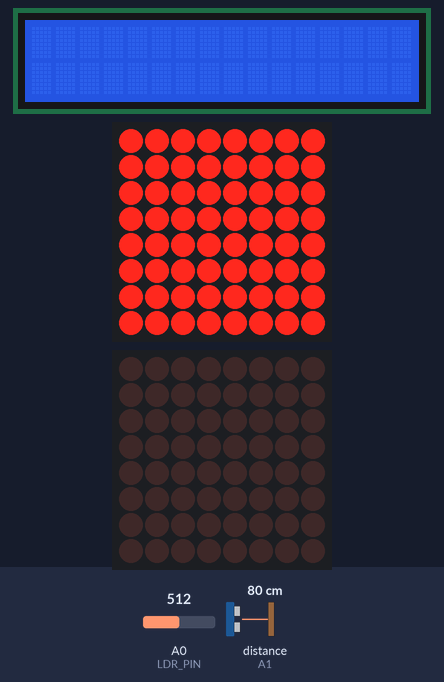
Recording of a sketch running on a simulated Arduino Uno, built with avr-gcc and run on an emulated ATmega328P. Shown: 16×2 character LCD, 2 × 8×8 LED matrix. Inputs (shaded band) come from the test bench; at power-on: distance to the obstacle (sensor on A1) 80 cm, A0 (LDR_PIN) = 512. The echo pulse lasts 58.3 µs per cm; random numbers use the default seed unless the sketch sets one; what the sketch prints to the serial monitor is not drawn.

Above: at 1.2 s.
1.3 s: distance to the obstacle (sensor on A1) set to 2 cm
At 2.2 s:
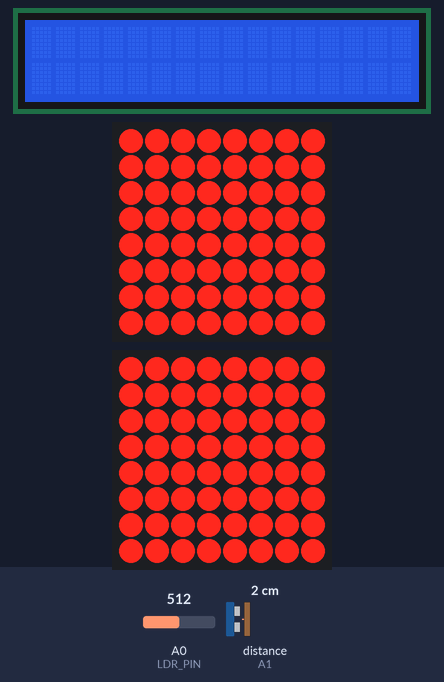
2.8 s: A0 (LDR_PIN) set to 460
At 4.0 s:
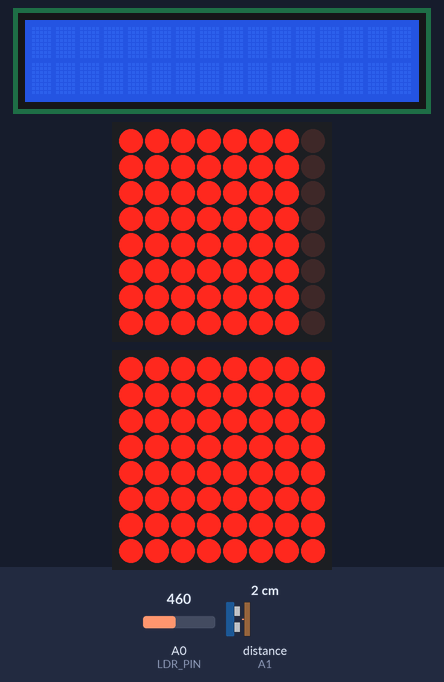
4.3 s: distance to the obstacle (sensor on A1) set to 35 cm
At 5.0 s:
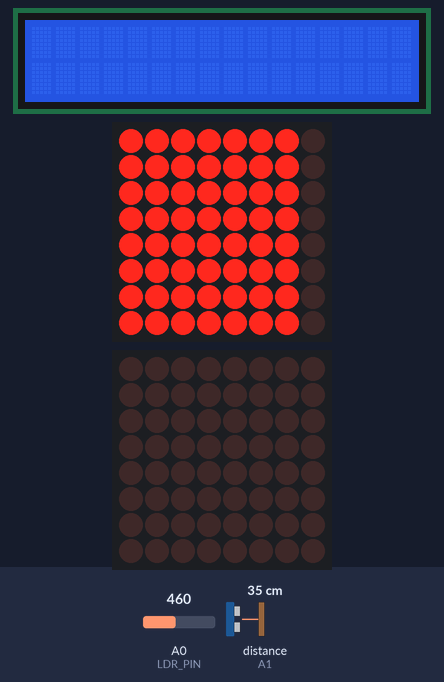
5.9 s: distance to the obstacle (sensor on A1) set to 9 cm
At 6.9 s:
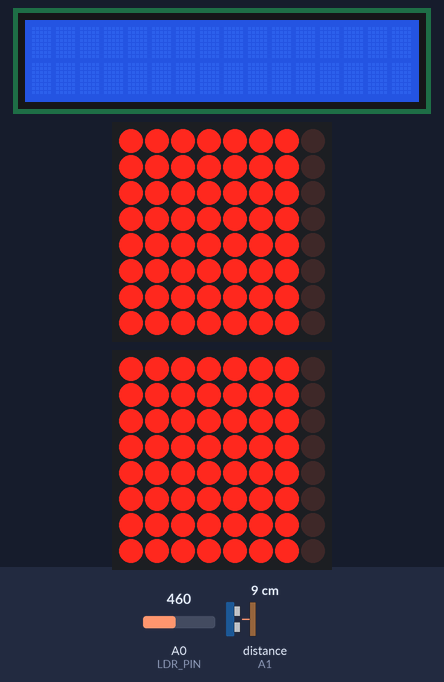
7.4 s: A0 (LDR_PIN) set to 483
At 8.6 s:
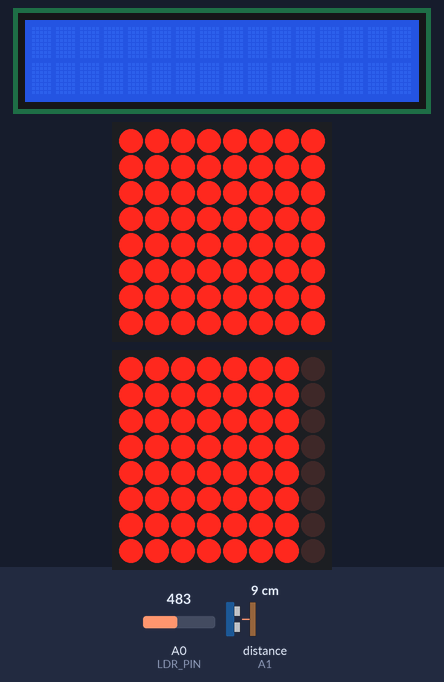
8.9 s: A0 (LDR_PIN) set to 390
At 9.8 s:
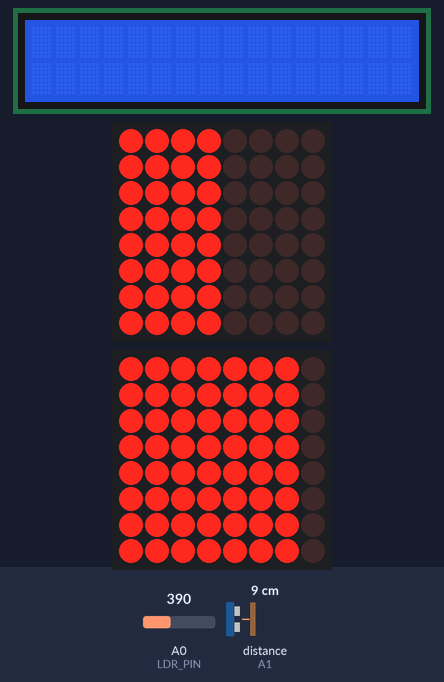
Timing chart, 0 to 11.5 s (numbered marks = the images above; inputs shaded):
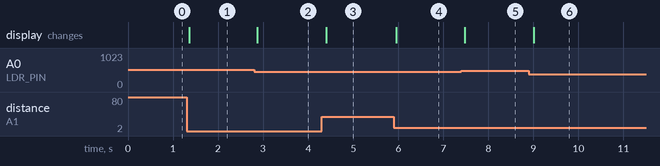

Measured:
- the behaviour switches between 469 and 470 on A0 (LDR_PIN) (found by bisection; images 4 and 5)
- after the input at 1.3 s, the display: changes after 0.06 s (image 1)
- after the input at 2.8 s, the display: changes after 0.07 s (image 2)
- after the input at 4.3 s, the display: changes after 0.10 s (image 3)
- after the input at 5.9 s, the display: changes after 0.06 s (image 4)
- after the input at 7.4 s, the display: changes after 0.08 s (image 5)
- after the input at 8.9 s, the display: changes after 0.11 s (image 6)

The sketch:

escapeRoom.ino
```cpp
#include <LedControl.h>
#include <LiquidCrystal.h>

#define TRIG_PIN 13
#define ECHO_PIN A1
#define LDR_PIN A0

// DIN=11, CLK=13, CS=10, 1 dispositivo
LedControl dis = LedControl(2, 3, 4, 1);
LedControl luz = LedControl(5, 6, 7, 1);

//RS, E, D4, D5, D6, D7
LiquidCrystal lcd(13, 12, 11, 10, 9, 8);

long		distancia;
int 		leituraLuz;
int     goalDis;
int     goalLuz;

void setup() {
  Serial.begin(9600);
  pinMode(TRIG_PIN, OUTPUT);
  pinMode(ECHO_PIN, INPUT);

  dis.shutdown(0, false);
  dis.setIntensity(0, 8);
  dis.clearDisplay(0);

  luz.shutdown(0, false);
  luz.setIntensity(0, 8);
  luz.clearDisplay(0);

  lcd.begin(16, 2);
  lcd.clear();
}

void loop() {
  sensor_presenca();
  sensor_luz();
  checker();
  delay(100);
}

//--LUZ--//
void sensor_luz() {
  leituraLuz = analogRead(LDR_PIN);  // 0 a 1023
  ledsLuz();

  Serial.print("Luminosidade: ");
  Serial.println(leituraLuz);

  if(leituraLuz >= 220 && leituraLuz < 300)
    goalLuz = 1;
  else
    goalLuz = 0;
}

//--DISTANCIA--//
void sensor_presenca() {
  long duracao;

  digitalWrite(TRIG_PIN, LOW);
  delayMicroseconds(2);
  digitalWrite(TRIG_PIN, HIGH);
  delayMicroseconds(10);
  digitalWrite(TRIG_PIN, LOW);

  duracao  = pulseIn(ECHO_PIN, HIGH);
  distancia = duracao * 0.01715;
  ledsDis();

  //Serial.print("Distância: ");
  //Serial.println(distancia);
  //Serial.println(" cm");

  if(distancia <= 18 && distancia > 15)
    goalDis = 1;
  else
    goalDis = 0;
}

//--LEDS--//
byte estadoDis[8] = {0,0,0,0,0,0,0,0};
byte estadoLuz[8] = {0,0,0,0,0,0,0,0};

void ledsDis()
{
  byte ledState[8] = {0, 0, 0, 0, 0, 0, 0, 0};

  if(distancia <= 27)
    ledState[0] = B11111111;
  if(distancia <= 24)
    ledState[1] = B11111111;
  if(distancia <= 21)
    ledState[2] = B11111111;
  if(distancia <= 18)
    ledState[3] = B11111111;
  if(distancia <= 15)
    ledState[4] = B11111111;
  if(distancia <= 12)
    ledState[5] = B11111111;
  if(distancia <= 9)
    ledState[6] = B11111111;
  if(distancia <= 5)
    ledState[7] = B11111111;

  // Atualiza só as colunas que mudaram
  for (int i = 0; i < 8; i++) {
    if (estadoDis[i] != ledState[i]) {
      dis.setColumn(0, i, ledState[i]);
      estadoDis[i] = ledState[i];  // Atualiza o estado salvo
    }
  }
}

void ledsLuz()
{
  byte ledState[8] = {0, 0, 0, 0, 0, 0, 0, 0};

  if(leituraLuz >= 470)
    ledState[7] = B11111111;
  if(leituraLuz >= 460)
    ledState[6] = B11111111;
  if(leituraLuz >= 430)
    ledState[5] = B11111111;
  if(leituraLuz >= 400)
    ledState[4] = B11111111;
  if(leituraLuz >= 350)
    ledState[3] = B11111111;
  if(leituraLuz >= 300)
    ledState[2] = B11111111;
  if(leituraLuz >= 220)
    ledState[1] = B11111111;
  if(leituraLuz >= 180)
    ledState[0] = B11111111;

  // Atualiza só as colunas que mudaram
  for (int i = 0; i < 8; i++) {
    if (estadoLuz[i] != ledState[i]) {
      luz.setColumn(0, i, ledState[i]);
      estadoLuz[i] = ledState[i];  // Atualiza o estado salvo
    }
  }
}


void checker()
{
	if(goal())
     {
       int tempo = 0;
       while(tempo < 2000)
       {
       	delay(100);
         sensor_presenca();
		    sensor_luz();
         tempo += 100;
         if(!goal())
         {
           return ;
         }
       }
      if(tempo == 2000)
      {
        digitalWrite(TRIG_PIN, LOW);
        Serial.println("###################");
        Serial.println("#### GOOD JOB! ####");
        Serial.println("###################");
        Serial.println("Password: ATmega328Pp");
        delay(100);
        displayOk();
        showPassword("ATmega328P");
        while (1);
      }
     }
}

int goal()
{
	if(goalDis && goalLuz)
    {
      return 1;
    }
    return 0;
}

void  displayOk()
{
  luz.clearDisplay(0);
  dis.clearDisplay(0);

  luz.setColumn(0, 7, B00000000);
  luz.setColumn(0, 6, B01111100);
  luz.setColumn(0, 5, B01000100);
  luz.setColumn(0, 4, B01000100);
  luz.setColumn(0, 3, B01000100);
  luz.setColumn(0, 2, B01000100);
  luz.setColumn(0, 1, B01111100);
  luz.setColumn(0, 0, B00000000);

  dis.setColumn(0, 7, B00000000);
  dis.setColumn(0, 6, B00100100);
  dis.setColumn(0, 5, B00101000);
  dis.setColumn(0, 4, B00110000);
  dis.setColumn(0, 3, B00101000);
  dis.setColumn(0, 2, B00100100);
  dis.setColumn(0, 1, B00100010);
  dis.setColumn(0, 0, B00000000);
}


void showPassword(String senha) {
  int len = senha.length();
  int col = max(0, (16 - len) / 2); // centraliza na tela

   lcd.clear();
  lcd.setCursor(col, 0);
   lcd.print("Your code:");
  lcd.setCursor(col, 1); // linha 2 (índice 1)

  for (int i = 0; i < len; i++) {
    // antes de revelar a letra certa, mostra caracteres aleatórios
    for (int j = 0; j < 5; j++) {
      char c = char(random(33, 126)); // caracteres ASCII visíveis
      lcd.setCursor(col + i, 1);
      lcd.print(c);
      delay(40);
    }

    // mostra a letra correta
    lcd.setCursor(col + i, 1);
    lcd.print(senha[i]);
    delay(100);
  }

  // opcional: pisca a senha completa no final
  for (int k = 0; k < 3; k++) {
    delay(200);
    lcd.setCursor(col, 1);
    for (int i = 0; i < len; i++) lcd.print(' ');
    delay(150);
    lcd.setCursor(col, 1);
    lcd.print(senha);

  }

  // mostra senha final estável
  lcd.setCursor(col, 1);
  lcd.print(senha);
  delay(200);
  }
```
